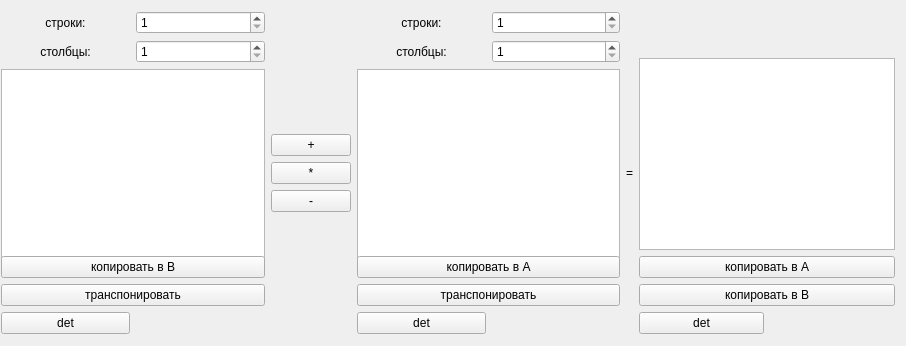
<?xml version="1.0" encoding="UTF-8"?>
<ui version="4.0">
 <class>MainWindow</class>
 <widget class="QMainWindow" name="MainWindow">
  <property name="geometry">
   <rect>
    <x>0</x>
    <y>0</y>
    <width>906</width>
    <height>346</height>
   </rect>
  </property>
  <property name="windowTitle">
   <string>MainWindow</string>
  </property>
  <widget class="QWidget" name="centralWidget">
   <widget class="QWidget" name="">
    <property name="geometry">
     <rect>
      <x>-10</x>
      <y>0</y>
      <width>916</width>
      <height>345</height>
     </rect>
    </property>
    <layout class="QHBoxLayout" name="horizontalLayout_8">
     <item>
      <layout class="QVBoxLayout" name="verticalLayout_7">
       <item>
        <layout class="QVBoxLayout" name="verticalLayout_5">
         <item>
          <layout class="QHBoxLayout" name="horizontalLayout">
           <item>
            <widget class="QLabel" name="label_rowsA">
             <property name="enabled">
              <bool>true</bool>
             </property>
             <property name="autoFillBackground">
              <bool>false</bool>
             </property>
             <property name="text">
              <string>строки:</string>
             </property>
             <property name="textFormat">
              <enum>Qt::AutoText</enum>
             </property>
             <property name="scaledContents">
              <bool>true</bool>
             </property>
             <property name="alignment">
              <set>Qt::AlignCenter</set>
             </property>
             <property name="wordWrap">
              <bool>false</bool>
             </property>
            </widget>
           </item>
           <item>
            <widget class="QSpinBox" name="spinBox_rowsA">
             <property name="minimum">
              <number>1</number>
             </property>
             <property name="value">
              <number>1</number>
             </property>
            </widget>
           </item>
          </layout>
         </item>
         <item>
          <layout class="QHBoxLayout" name="horizontalLayout_2">
           <item>
            <widget class="QLabel" name="label_columnsA">
             <property name="text">
              <string>столбцы:</string>
             </property>
             <property name="alignment">
              <set>Qt::AlignCenter</set>
             </property>
            </widget>
           </item>
           <item>
            <widget class="QSpinBox" name="spinBox_columnsA">
             <property name="minimum">
              <number>1</number>
             </property>
             <property name="value">
              <number>1</number>
             </property>
            </widget>
           </item>
          </layout>
         </item>
        </layout>
       </item>
       <item>
        <widget class="QTableWidget" name="tableWidgetA">
         <property name="minimumSize">
          <size>
           <width>256</width>
           <height>192</height>
          </size>
         </property>
         <property name="lineWidth">
          <number>1</number>
         </property>
         <property name="rowCount">
          <number>0</number>
         </property>
         <property name="columnCount">
          <number>0</number>
         </property>
         <attribute name="horizontalHeaderDefaultSectionSize">
          <number>50</number>
         </attribute>
        </widget>
       </item>
       <item>
        <layout class="QVBoxLayout" name="verticalLayout_3">
         <item>
          <widget class="QPushButton" name="pushButton_AtoB">
           <property name="text">
            <string>копировать в В</string>
           </property>
          </widget>
         </item>
         <item>
          <widget class="QPushButton" name="pushButton_tranA">
           <property name="text">
            <string>транспонировать</string>
           </property>
          </widget>
         </item>
         <item>
          <layout class="QHBoxLayout" name="horizontalLayout_3">
           <item>
            <widget class="QPushButton" name="pushButton_detA">
             <property name="text">
              <string>det</string>
             </property>
            </widget>
           </item>
           <item>
            <widget class="QLabel" name="label_detA">
             <property name="text">
              <string/>
             </property>
             <property name="alignment">
              <set>Qt::AlignCenter</set>
             </property>
            </widget>
           </item>
          </layout>
         </item>
        </layout>
       </item>
      </layout>
     </item>
     <item>
      <layout class="QVBoxLayout" name="verticalLayout_4">
       <item>
        <spacer name="verticalSpacer">
         <property name="orientation">
          <enum>Qt::Vertical</enum>
         </property>
         <property name="sizeHint" stdset="0">
          <size>
           <width>20</width>
           <height>40</height>
          </size>
         </property>
        </spacer>
       </item>
       <item>
        <widget class="QPushButton" name="pushButton_add">
         <property name="text">
          <string>+</string>
         </property>
        </widget>
       </item>
       <item>
        <widget class="QPushButton" name="pushButton_mul">
         <property name="text">
          <string>*</string>
         </property>
        </widget>
       </item>
       <item>
        <widget class="QPushButton" name="pushButton_min">
         <property name="text">
          <string>-</string>
         </property>
        </widget>
       </item>
       <item>
        <spacer name="verticalSpacer_2">
         <property name="orientation">
          <enum>Qt::Vertical</enum>
         </property>
         <property name="sizeHint" stdset="0">
          <size>
           <width>20</width>
           <height>40</height>
          </size>
         </property>
        </spacer>
       </item>
      </layout>
     </item>
     <item>
      <layout class="QVBoxLayout" name="verticalLayout_8">
       <item>
        <layout class="QVBoxLayout" name="verticalLayout_6">
         <item>
          <layout class="QHBoxLayout" name="horizontalLayout_6">
           <item>
            <widget class="QLabel" name="label_rowsB">
             <property name="text">
              <string>строки:</string>
             </property>
             <property name="alignment">
              <set>Qt::AlignCenter</set>
             </property>
            </widget>
           </item>
           <item>
            <widget class="QSpinBox" name="spinBox_rowsB">
             <property name="minimum">
              <number>1</number>
             </property>
             <property name="value">
              <number>1</number>
             </property>
            </widget>
           </item>
          </layout>
         </item>
         <item>
          <layout class="QHBoxLayout" name="horizontalLayout_7">
           <item>
            <widget class="QLabel" name="label_columnsB">
             <property name="text">
              <string>столбцы:</string>
             </property>
             <property name="alignment">
              <set>Qt::AlignCenter</set>
             </property>
            </widget>
           </item>
           <item>
            <widget class="QSpinBox" name="spinBox_columnsB">
             <property name="minimum">
              <number>1</number>
             </property>
             <property name="value">
              <number>1</number>
             </property>
            </widget>
           </item>
          </layout>
         </item>
        </layout>
       </item>
       <item>
        <widget class="QTableWidget" name="tableWidgetB">
         <property name="minimumSize">
          <size>
           <width>256</width>
           <height>192</height>
          </size>
         </property>
         <property name="rowCount">
          <number>0</number>
         </property>
         <property name="columnCount">
          <number>0</number>
         </property>
         <attribute name="horizontalHeaderDefaultSectionSize">
          <number>50</number>
         </attribute>
        </widget>
       </item>
       <item>
        <layout class="QVBoxLayout" name="verticalLayout_2">
         <item>
          <widget class="QPushButton" name="pushButton_BtoA">
           <property name="text">
            <string>копировать в А</string>
           </property>
          </widget>
         </item>
         <item>
          <widget class="QPushButton" name="pushButton_tranB">
           <property name="text">
            <string>транспонировать</string>
           </property>
          </widget>
         </item>
         <item>
          <layout class="QHBoxLayout" name="horizontalLayout_4">
           <item>
            <widget class="QPushButton" name="pushButton_detB">
             <property name="text">
              <string>det</string>
             </property>
            </widget>
           </item>
           <item>
            <widget class="QLabel" name="label_detB">
             <property name="minimumSize">
              <size>
               <width>0</width>
               <height>0</height>
              </size>
             </property>
             <property name="text">
              <string/>
             </property>
             <property name="alignment">
              <set>Qt::AlignCenter</set>
             </property>
            </widget>
           </item>
          </layout>
         </item>
        </layout>
       </item>
      </layout>
     </item>
     <item>
      <widget class="QLabel" name="label_equal">
       <property name="text">
        <string>=</string>
       </property>
       <property name="alignment">
        <set>Qt::AlignCenter</set>
       </property>
      </widget>
     </item>
     <item>
      <layout class="QVBoxLayout" name="verticalLayout_9">
       <item>
        <spacer name="verticalSpacer_3">
         <property name="orientation">
          <enum>Qt::Vertical</enum>
         </property>
         <property name="sizeHint" stdset="0">
          <size>
           <width>20</width>
           <height>40</height>
          </size>
         </property>
        </spacer>
       </item>
       <item>
        <widget class="QTableWidget" name="tableWidgetC">
         <property name="minimumSize">
          <size>
           <width>256</width>
           <height>192</height>
          </size>
         </property>
         <property name="maximumSize">
          <size>
           <width>256</width>
           <height>192</height>
          </size>
         </property>
         <attribute name="horizontalHeaderDefaultSectionSize">
          <number>50</number>
         </attribute>
        </widget>
       </item>
       <item>
        <layout class="QVBoxLayout" name="verticalLayout">
         <item>
          <widget class="QPushButton" name="pushButton_CtoA">
           <property name="text">
            <string>копировать в А</string>
           </property>
          </widget>
         </item>
         <item>
          <widget class="QPushButton" name="pushButton_CtoB">
           <property name="text">
            <string>копировать в В</string>
           </property>
          </widget>
         </item>
         <item>
          <layout class="QHBoxLayout" name="horizontalLayout_5">
           <item>
            <widget class="QPushButton" name="pushButton_detC">
             <property name="text">
              <string>det</string>
             </property>
            </widget>
           </item>
           <item>
            <widget class="QLabel" name="label_detC">
             <property name="text">
              <string/>
             </property>
             <property name="alignment">
              <set>Qt::AlignCenter</set>
             </property>
            </widget>
           </item>
          </layout>
         </item>
        </layout>
       </item>
      </layout>
     </item>
    </layout>
   </widget>
  </widget>
 </widget>
 <layoutdefault spacing="6" margin="11"/>
 <resources/>
 <connections/>
</ui>
